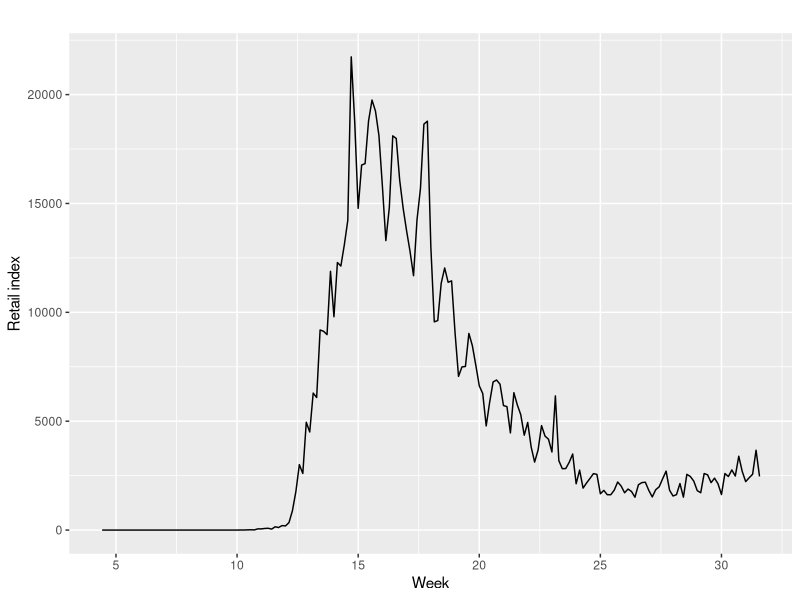
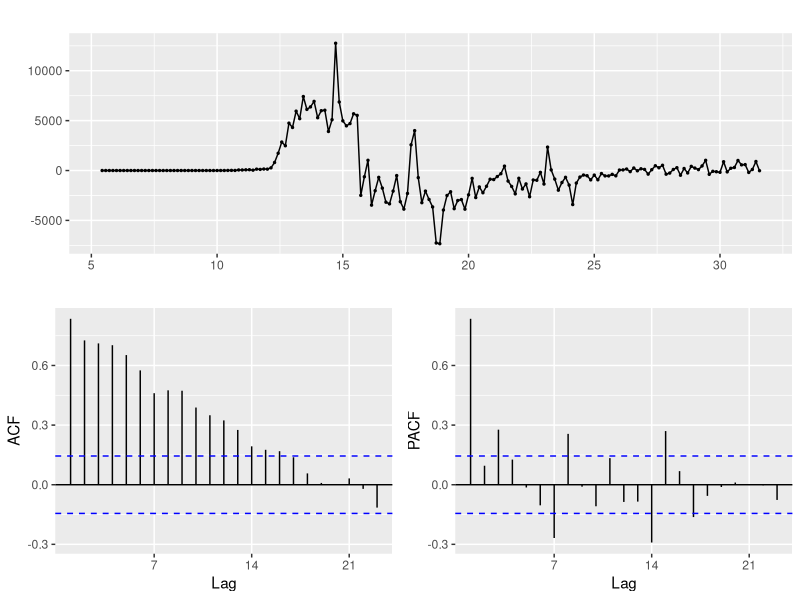
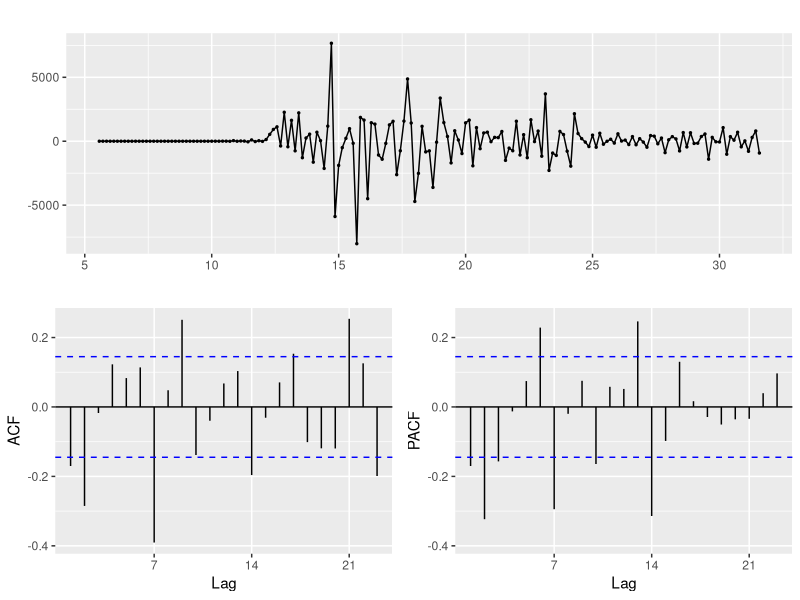
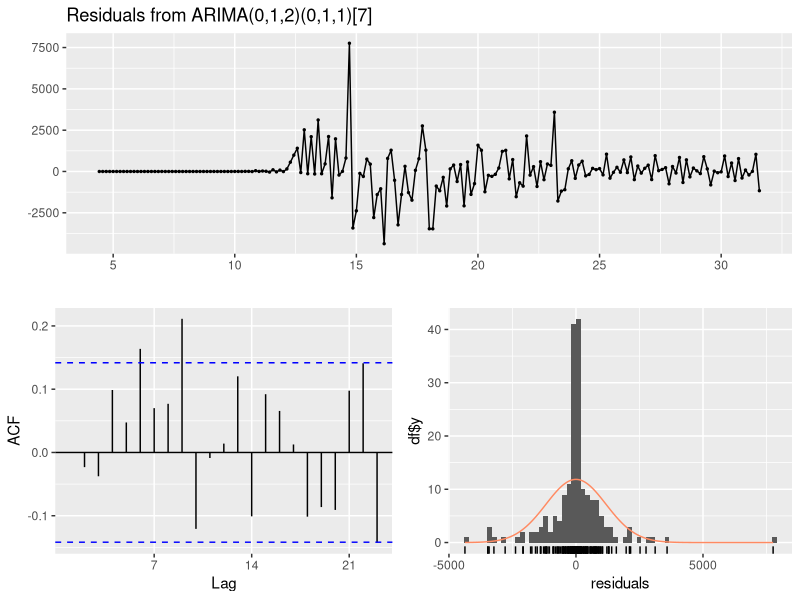
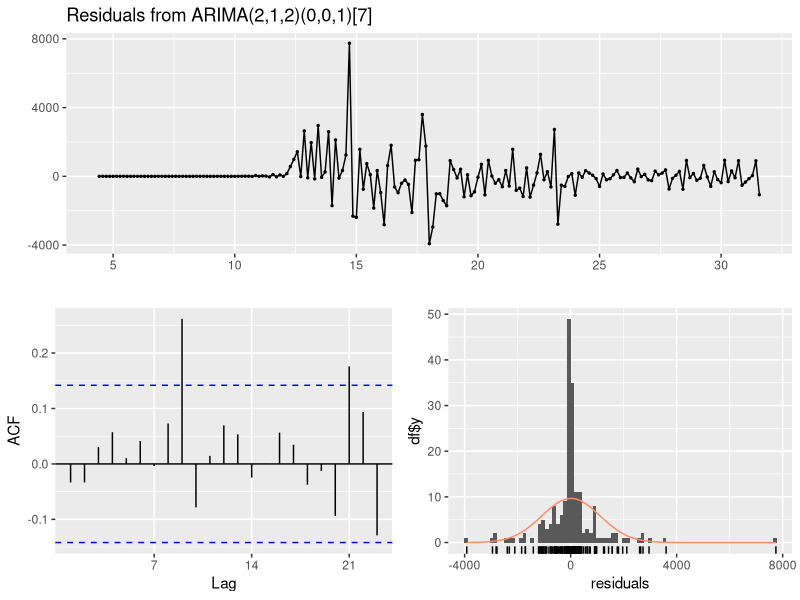
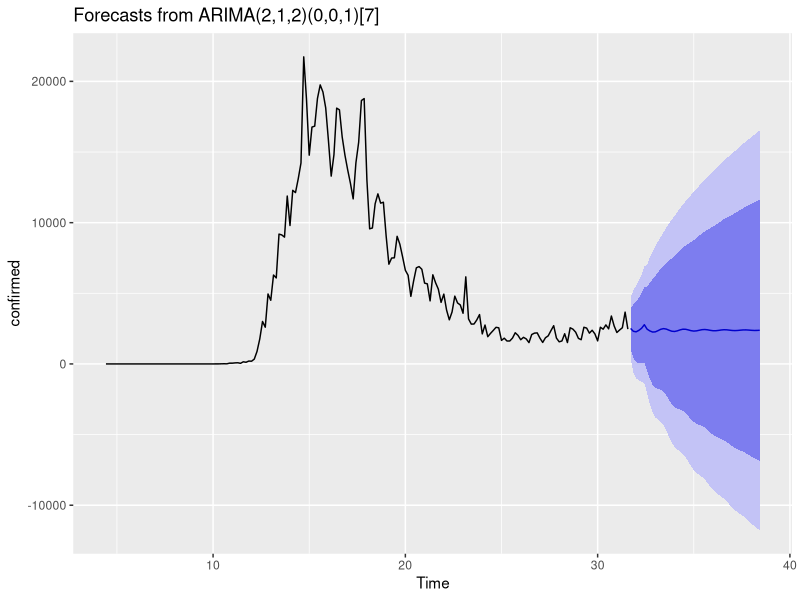
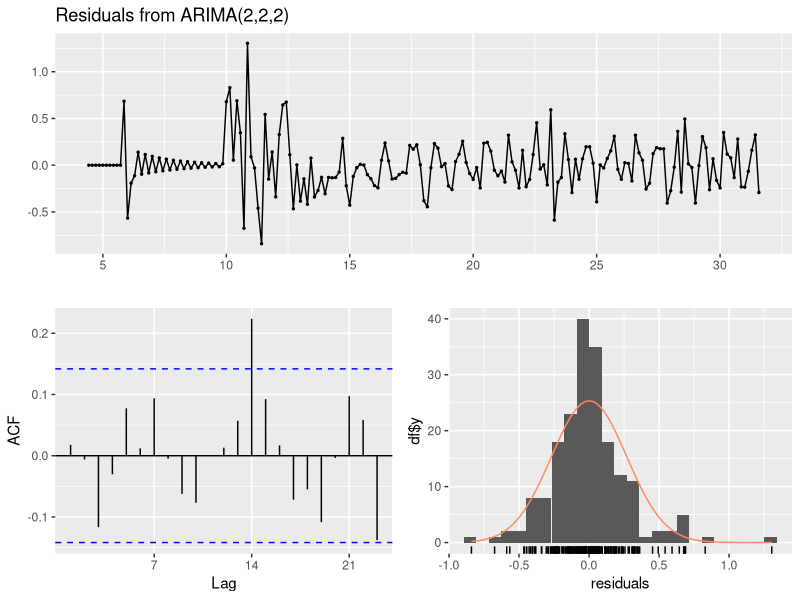
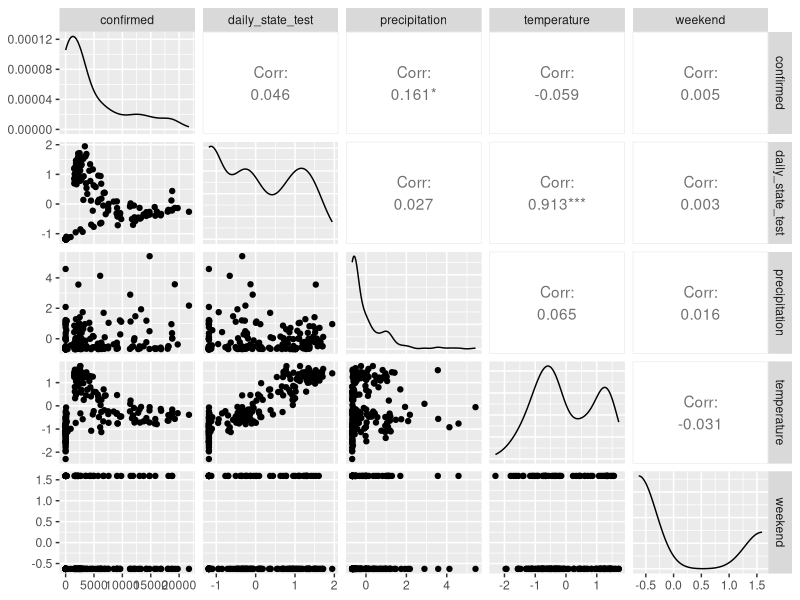

R code for these plots, in order:
## ---- chunk 1
knitr::opts_chunk$set(echo = TRUE, message = F, warning = F)
library(tidyverse)
library(ggfortify)
library(forecast)
## ---- chunk 2
df <- read.csv("ne_train.csv", row.names = 1)
confirmed <- ts(df$confirmed, start = c(4, 4), frequency = 7)
confirmed
## ---- chunk 3
autoplot(confirmed) +
  ylab("Retail index") +
  xlab("Week")
## ---- chunk 4
confirmed %>% diff(lag = 7) %>% ggtsdisplay()
## ---- chunk 5
confirmed %>%
  diff(lag = 7) %>%
  diff() %>%
  ggtsdisplay()
## ---- chunk 6
fit1 <- Arima(confirmed, order = c(0, 1, 2), seasonal = c(0, 1, 1))
checkresiduals(fit1)
## ---- chunk 7
auto.arima(confirmed, seasonal = TRUE)
## ---- chunk 8
fit2 <- Arima(confirmed, order = c(2, 1, 2), seasonal = c(0, 0, 1))
checkresiduals(fit2)
## ---- chunk 9
df_test <- read.csv("ne_test.csv", row.names = 1)
confirmed_test <- ts(df_test$confirmed, start = c(31, 6), frequency = 7)
confirmed_test
## ---- chunk 10
fit2 %>% forecast(h = 48) %>% autoplot()
## ---- chunk 11
pred <- data.frame(forecast(fit2, h = 48))[, 1]
# RMSE
sqrt(mean((pred - confirmed_test)^2))
## ---- chunk 12
log_confirmed <- log(confirmed + 1)
auto.arima(log_confirmed, seasonal = TRUE)
fit3 <- arima(log_confirmed, order = c(2, 2, 2))
checkresiduals(fit3)
## ---- chunk 13
# make predictions
pred3 <- exp(data.frame(forecast(fit3, h = 48))[, 1]) - 1
# RMSE
sqrt(mean((pred3 - confirmed_test)^2))
## ---- chunk 14
df_sub <- df %>%
  select(confirmed, daily_state_test, precipitation, temperature, weekend)
df_sub %>% GGally::ggpairs()
## ---- chunk 15
# Loading time series data and predictors
df_sub$confirmed <- ts(df_sub$confirmed, start = c(4, 4), frequency = 7)
df_sub$daily_state_test <- ts(df_sub$daily_state_test, start = c(4, 4), frequency = 7)
df_sub$precipitation <- ts(df_sub$precipitation, start = c(4, 4), frequency = 7)
df_sub$temperature <- ts(df_sub$temperature, start = c(4, 4), frequency = 7)
attach(df_sub)

# fit will all exogenous variables available
multi.fit1 <- auto.arima(confirmed, xreg = cbind(daily_state_test, precipitation, temperature, weekend))
summary(multi.fit1)
## ---- chunk 16
checkresiduals(multi.fit1)
## ---- chunk 17
multi.fit2 <- auto.arima(confirmed, xreg = cbind(daily_state_test, precipitation, temperature))
multi.fit3 <- auto.arima(confirmed, xreg = cbind(precipitation, temperature))
multi.fit4 <- auto.arima(confirmed, xreg = cbind(daily_state_test, precipitation))
multi.fit5 <- auto.arima(confirmed, xreg = cbind(precipitation))
data.frame(
  model = c("multi.fit1", "multi.fit2", "multi.fit3", "multi.fit4", "multi.fit5"),
  AIC = c(multi.fit1$aic, multi.fit2$aic, multi.fit3$aic, multi.fit4$aic, multi.fit5$aic),
  BIC = c(multi.fit1$bic, multi.fit2$bic, multi.fit3$bic, multi.fit4$bic, multi.fit5$bic))
## ---- chunk 18
checkresiduals(multi.fit2)$p.value
checkresiduals(multi.fit3)$p.value
checkresiduals(multi.fit4)$p.value
checkresiduals(multi.fit5)$p.value
## ---- chunk 19
fitted_confirmed <- fitted(multi.fit5)
confirmed_df <- data.frame(
  time = 1:length(confirmed),
  value = c(confirmed, fitted_confirmed),
  type = c(rep("true", length(confirmed)), rep("forecasts", length(fitted_confirmed)))
)
ggplot(confirmed_df, aes(x = time, y = value, col = as.factor(type))) +
  geom_line(size = 0.75) +
  labs(y = "Y", x = "Time",
       title = "Fitted values against actual, 01/22/2020 - 07/30/2020") +
  theme(axis.title = element_text(family = "serif"),
        plot.title = element_text(hjust = 0.5, size = 12, family = "serif", face = "bold"),
        legend.position = c(0.85, 0.2),
        legend.title = element_blank(),
        legend.text = element_text(family = "serif", face = "bold"),
        legend.key = element_rect(color = "transparent"),
        legend.background = element_rect(fill = "lightgrey")) +
  scale_color_discrete(name = "Lead", labels = c("Forecast", " Actual Value"))
## ---- chunk 20
pred.fit5 <- data.frame(forecast(multi.fit5, xreg = df_test$precipitation))[, 1]
# RMSE
sqrt(mean((pred.fit5 - confirmed_test)^2))
## ---- chunk 21
pred_df <- data.frame(
  time = 1:length(df_test$confirmed),
  value = c(df_test$confirmed, pred.fit5),
  type = c(rep("true", length(df_test$confirmed)), rep("forecasts", length(pred.fit5)))
)
ggplot(pred_df, aes(x = time, y = value, col = as.factor(type))) +
  geom_line(size = 0.75) +
  labs(y = "Y", x = "Time",
       title = "Forecast values against actual, 07/31/2020 - 09/16/2020") +
  theme(axis.title = element_text(family = "serif"),
        plot.title = element_text(hjust = 0.5, size = 12, family = "serif", face = "bold"),
        legend.position = c(0.85, 0.2),
        legend.title = element_blank(),
        legend.text = element_text(family = "serif", face = "bold"),
        legend.key = element_rect(color = "transparent"),
        legend.background = element_rect(fill = "lightgrey")) +
  scale_color_discrete(name = "Lead", labels = c("Forecast", " Actual Value"))
